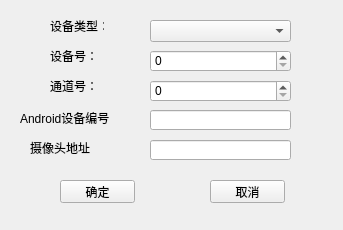
<?xml version="1.0" encoding="UTF-8"?>
<ui version="4.0">
 <class>CanInit</class>
 <widget class="QWidget" name="CanInit">
  <property name="geometry">
   <rect>
    <x>0</x>
    <y>0</y>
    <width>343</width>
    <height>230</height>
   </rect>
  </property>
  <property name="windowTitle">
   <string>can初始化</string>
  </property>
  <widget class="QLabel" name="DevStyle">
   <property name="geometry">
    <rect>
     <x>50</x>
     <y>20</y>
     <width>54</width>
     <height>12</height>
    </rect>
   </property>
   <property name="text">
    <string>设备类型：</string>
   </property>
  </widget>
  <widget class="QLabel" name="Index">
   <property name="geometry">
    <rect>
     <x>50</x>
     <y>50</y>
     <width>54</width>
     <height>12</height>
    </rect>
   </property>
   <property name="text">
    <string>设备号：</string>
   </property>
  </widget>
  <widget class="QLabel" name="Num">
   <property name="geometry">
    <rect>
     <x>50</x>
     <y>80</y>
     <width>54</width>
     <height>12</height>
    </rect>
   </property>
   <property name="text">
    <string>通道号：</string>
   </property>
  </widget>
  <widget class="QLabel" name="Android">
   <property name="geometry">
    <rect>
     <x>20</x>
     <y>110</y>
     <width>101</width>
     <height>16</height>
    </rect>
   </property>
   <property name="text">
    <string>Android设备编号</string>
   </property>
  </widget>
  <widget class="QLabel" name="Camera">
   <property name="geometry">
    <rect>
     <x>30</x>
     <y>140</y>
     <width>71</width>
     <height>16</height>
    </rect>
   </property>
   <property name="text">
    <string>摄像头地址</string>
   </property>
  </widget>
  <widget class="QComboBox" name="DevStyleChoice">
   <property name="geometry">
    <rect>
     <x>150</x>
     <y>20</y>
     <width>141</width>
     <height>22</height>
    </rect>
   </property>
  </widget>
  <widget class="QLineEdit" name="AndroidNum">
   <property name="geometry">
    <rect>
     <x>150</x>
     <y>110</y>
     <width>141</width>
     <height>20</height>
    </rect>
   </property>
  </widget>
  <widget class="QLineEdit" name="CameraUrl">
   <property name="geometry">
    <rect>
     <x>150</x>
     <y>140</y>
     <width>141</width>
     <height>20</height>
    </rect>
   </property>
  </widget>
  <widget class="QPushButton" name="Confirm">
   <property name="geometry">
    <rect>
     <x>60</x>
     <y>180</y>
     <width>75</width>
     <height>23</height>
    </rect>
   </property>
   <property name="cursor">
    <cursorShape>ArrowCursor</cursorShape>
   </property>
   <property name="text">
    <string>确定</string>
   </property>
  </widget>
  <widget class="QPushButton" name="Cancel">
   <property name="geometry">
    <rect>
     <x>210</x>
     <y>180</y>
     <width>75</width>
     <height>23</height>
    </rect>
   </property>
   <property name="text">
    <string>取消</string>
   </property>
  </widget>
  <widget class="QSpinBox" name="IndexChoice">
   <property name="geometry">
    <rect>
     <x>150</x>
     <y>50</y>
     <width>141</width>
     <height>22</height>
    </rect>
   </property>
  </widget>
  <widget class="QSpinBox" name="NumChoice">
   <property name="geometry">
    <rect>
     <x>150</x>
     <y>80</y>
     <width>141</width>
     <height>22</height>
    </rect>
   </property>
  </widget>
 </widget>
 <resources/>
 <connections/>
</ui>
